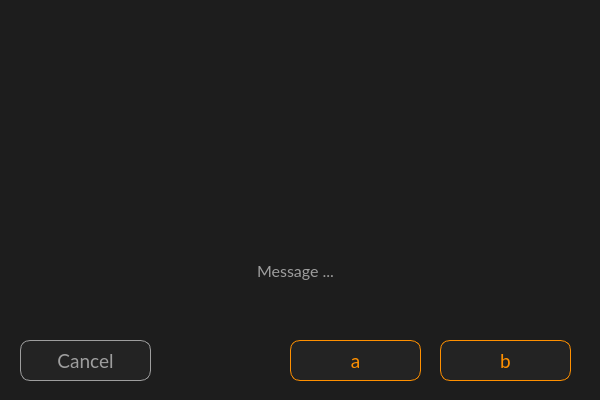
<?xml version="1.0" encoding="UTF-8"?>
<ui version="4.0">
 <class>TwoChoiceDialog</class>
 <widget class="QDialog" name="TwoChoiceDialog">
  <property name="geometry">
   <rect>
    <x>0</x>
    <y>0</y>
    <width>600</width>
    <height>400</height>
   </rect>
  </property>
  <property name="minimumSize">
   <size>
    <width>600</width>
    <height>400</height>
   </size>
  </property>
  <property name="maximumSize">
   <size>
    <width>600</width>
    <height>400</height>
   </size>
  </property>
  <property name="windowTitle">
   <string>Dialog</string>
  </property>
  <property name="styleSheet">
   <string notr="true">background-color: #1d1d1d;</string>
  </property>
  <widget class="QLabel" name="label_message">
   <property name="geometry">
    <rect>
     <x>20</x>
     <y>230</y>
     <width>551</width>
     <height>81</height>
    </rect>
   </property>
   <property name="font">
    <font>
     <family>Lato</family>
     <pointsize>12</pointsize>
    </font>
   </property>
   <property name="styleSheet">
    <string notr="true">color: #9e9e9e;</string>
   </property>
   <property name="text">
    <string>Message ...</string>
   </property>
   <property name="alignment">
    <set>Qt::AlignmentFlag::AlignCenter</set>
   </property>
   <property name="wordWrap">
    <bool>true</bool>
   </property>
  </widget>
  <widget class="QPushButton" name="button_b">
   <property name="geometry">
    <rect>
     <x>440</x>
     <y>340</y>
     <width>131</width>
     <height>41</height>
    </rect>
   </property>
   <property name="font">
    <font>
     <family>Lato</family>
     <pointsize>14</pointsize>
    </font>
   </property>
   <property name="cursor">
    <cursorShape>PointingHandCursor</cursorShape>
   </property>
   <property name="styleSheet">
    <string notr="true">QPushButton {
    border: 1px solid #ff9000;
    background-color: #232323; 
    color: #ff9000;
    border-radius: 10px;
}

QPushButton:hover {
	background-color: #131313;
}</string>
   </property>
   <property name="text">
    <string>b</string>
   </property>
  </widget>
  <widget class="QLabel" name="label_icon">
   <property name="enabled">
    <bool>true</bool>
   </property>
   <property name="geometry">
    <rect>
     <x>190</x>
     <y>20</y>
     <width>201</width>
     <height>191</height>
    </rect>
   </property>
   <property name="text">
    <string/>
   </property>
   <property name="pixmap">
    <pixmap>ui/_pics/icons/attention_orange.png</pixmap>
   </property>
   <property name="scaledContents">
    <bool>true</bool>
   </property>
   <property name="alignment">
    <set>Qt::AlignmentFlag::AlignCenter</set>
   </property>
  </widget>
  <widget class="QPushButton" name="button_no">
   <property name="geometry">
    <rect>
     <x>20</x>
     <y>340</y>
     <width>131</width>
     <height>41</height>
    </rect>
   </property>
   <property name="font">
    <font>
     <family>Lato</family>
     <pointsize>14</pointsize>
    </font>
   </property>
   <property name="cursor">
    <cursorShape>PointingHandCursor</cursorShape>
   </property>
   <property name="styleSheet">
    <string notr="true">QPushButton {
    border: 1px solid #9e9e9e;
    background-color: #232323; 
    color: #9e9e9e;
    border-radius: 10px;
}

QPushButton:hover {
	background-color: #131313;
}
</string>
   </property>
   <property name="text">
    <string>Cancel</string>
   </property>
  </widget>
  <widget class="QPushButton" name="button_a">
   <property name="geometry">
    <rect>
     <x>290</x>
     <y>340</y>
     <width>131</width>
     <height>41</height>
    </rect>
   </property>
   <property name="font">
    <font>
     <family>Lato</family>
     <pointsize>14</pointsize>
    </font>
   </property>
   <property name="cursor">
    <cursorShape>PointingHandCursor</cursorShape>
   </property>
   <property name="styleSheet">
    <string notr="true">QPushButton {
    border: 1px solid #ff9000;
    background-color: #232323; 
    color: #ff9000;
    border-radius: 10px;
}

QPushButton:hover {
	background-color: #131313;
}</string>
   </property>
   <property name="text">
    <string>a</string>
   </property>
  </widget>
 </widget>
 <resources/>
 <connections/>
</ui>
